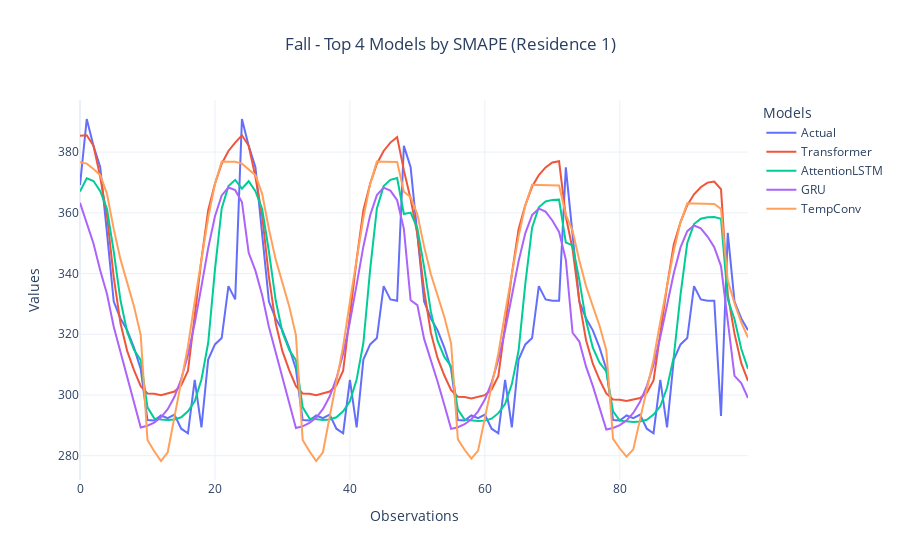
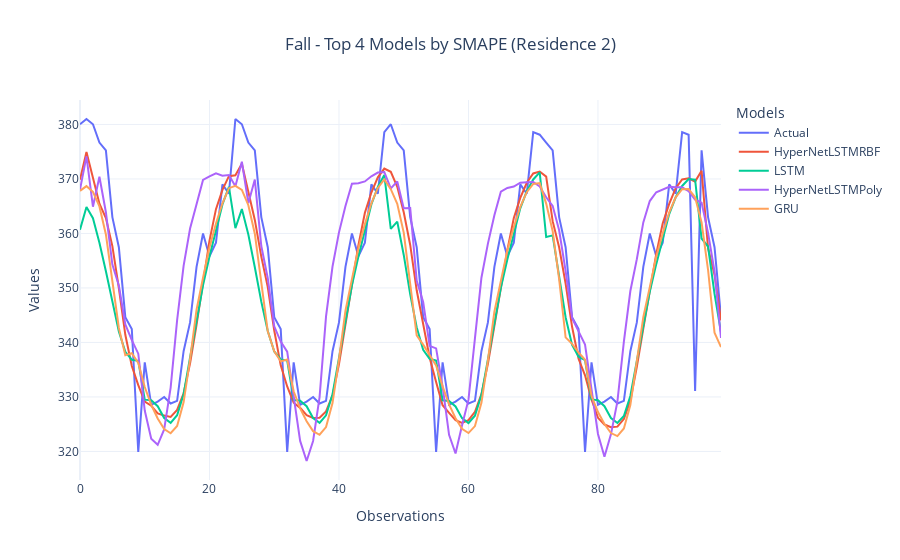
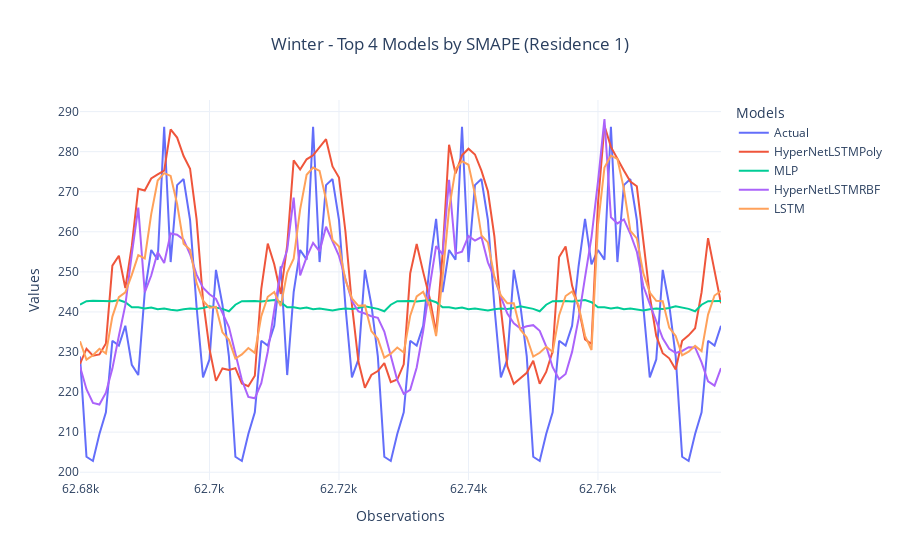
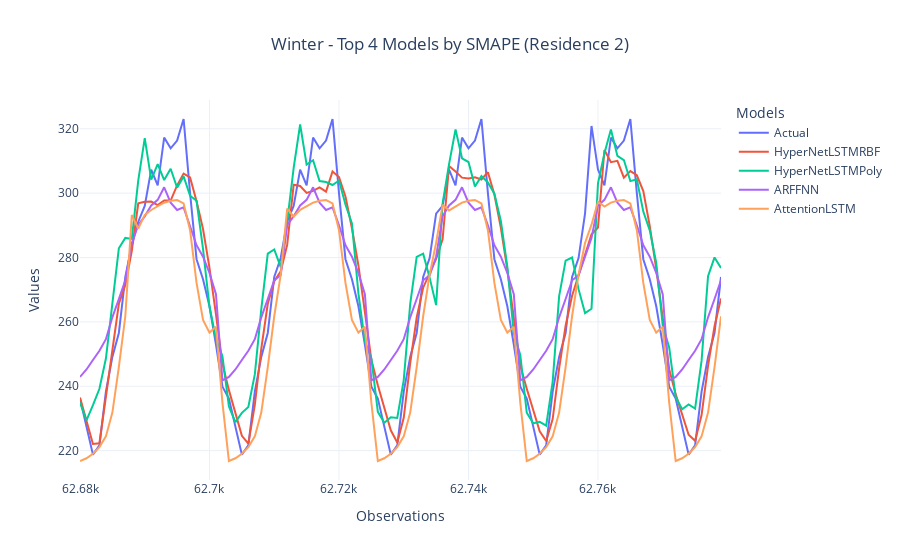

The code cell stored with these charts, in order, in its notebook:
### Code cell
def calculate_seasonal_metrics(data, season_start, season_end):
    season_data = data.iloc[season_start:season_end]
    y_actual = season_data['Actual']
    error_metrics = {}
    for model in data.columns[1:]:
        y_pred = season_data[model]
        mae = mean_absolute_error(y_actual, y_pred)
        rmse = np.sqrt(mean_squared_error(y_actual, y_pred))
        smape_value = smape(y_actual, y_pred)
        error_metrics[model] = {
            'MAE': mae,
            'RMSE': rmse,
            'SMAPE': smape_value
        }
    return pd.DataFrame(error_metrics).transpose().sort_values(by='SMAPE')

# Function to plot top performers for each season
def plotly_top_performers_season(data, metrics_df, title, season):
    top_3_models = metrics_df.index[:4]
    fig = go.Figure()

    # Adding actual values
    fig.add_trace(go.Scatter(x=data.index[:100], y=data['Actual'][:100], mode='lines', name='Actual'))

    # Adding predicted values of top 3 models
    for model in top_3_models:
        fig.add_trace(go.Scatter(x=data.index[:100], y=data[model][:100], mode='lines', name=model))

    # Update plot layout with centered title and color scheme
    fig.update_layout(title=f'{season} - Top 4 Models by SMAPE ({title})',
                      title_x=0.5,
                      xaxis_title='Observations',
                      yaxis_title='Values',
                      legend_title='Models',
                      template='plotly_white',
                      height=400)
    fig.show()

# Define seasons and their corresponding start and end indices
seasons = {
    'Fall': (0, 62680),       # August to November
    'Winter': (62680, 125360),# December to March
    'Spring': (125360, 157680),# April to May
    'Summer': (157680, 188041) # June to July
}

for season, (start, end) in seasons.items():
    season_metrics_df1 = calculate_seasonal_metrics(data1, start, end)
    season_metrics_df2 = calculate_seasonal_metrics(data2, start, end)

    plotly_top_performers_season(data1[start:end], season_metrics_df1, 'Residence 1', season)
    plotly_top_performers_season(data2[start:end], season_metrics_df2, 'Residence 2', season)

    # Styling tables for each season
    styled_df1 = season_metrics_df1.style.background_gradient(cmap='coolwarm', subset=['MAE', 'RMSE', 'SMAPE'])\
        .format("{:.2f}", subset=['MAE', 'RMSE', 'SMAPE'])\
        .set_caption(f"Error Metrics Sorted by SMAPE (Residence 1 - {season})")\
        .set_precision(2)

    styled_df2 = season_metrics_df2.style.background_gradient(cmap='coolwarm', subset=['MAE', 'RMSE', 'SMAPE'])\
        .format("{:.2f}", subset=['MAE', 'RMSE', 'SMAPE'])\
        .set_caption(f"Error Metrics Sorted by SMAPE (Residence 2 - {season})")\
        .set_precision(2)

    # Display styled tables
    #styled_df1
    #styled_df2
